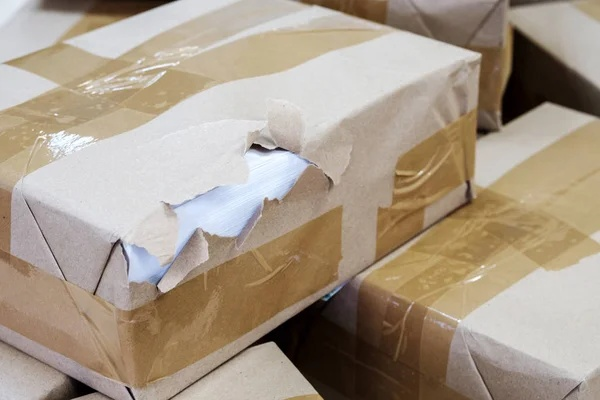
#> input picture img1_a_original.jpg, 600 x 400 px; the run also reads 2 pictures not shown here
$ python vision_cv.py
#> lines starting #> are read from the running program, lines starting #| are printed output that depends on the picture; after the words box and inside, x2 and y2 are one past the last pixel; in counts of white or black regions, pixels touching at a corner belong together
"""
===============================================================================
PARTE C — PROCESAMIENTO BÁSICO DE IMÁGENES
Sistema Inteligente Multiagente para Almacén Logístico
Herramienta: OpenCV (cv2)
===============================================================================

Imágenes procesadas:
  1. Paquete dañado        → Detección de bordes (Canny) + umbralización adaptativa
  2. Paquete en buen estado → Umbralización simple (Otsu) + análisis de regiones
  3. Zona con obstrucción  → Detección de bordes + segmentación por color (HSV)

Cada imagen pasa por el siguiente pipeline:
  (a) Carga y validación
  (b) Conversión a escala de grises
  (c) Operación(es) específica(s) según contexto
  (d) Análisis cuantitativo de la operación
  (e) Guardado de resultados y reporte para el sistema inteligente
===============================================================================
"""

import cv2
import numpy as np
import os
import json
from datetime import datetime

# ── Rutas ─────────────────────────────────────────────────────────────────────
BASE_DIR = os.path.dirname(os.path.abspath(__file__))
RUTA_ENTRADA = BASE_DIR
RUTA_SALIDA = os.path.join(BASE_DIR, "images_output")
os.makedirs(RUTA_SALIDA, exist_ok=True)

# ── Colores para reportes en consola ──────────────────────────────────────────
CYAN   = "\033[96m"
GREEN  = "\033[92m"
YELLOW = "\033[93m"
RED    = "\033[91m"
BOLD   = "\033[1m"
RESET  = "\033[0m"

# ═══════════════════════════════════════════════════════════════════════════════
# UTILIDADES
# ═══════════════════════════════════════════════════════════════════════════════

def cargar_imagen(nombre_archivo: str) -> np.ndarray:
    """Carga una imagen y valida que exista."""
#> called with nombre_archivo = 'img1_a_original.jpg'
    ruta = os.path.join(RUTA_ENTRADA, nombre_archivo)
    img = cv2.imread(ruta)
#> img is the input picture: shape (400, 600, 3); mean B, G, R 137.8, 154.3, 168.3
    if img is None:
        # Fallback para rutas con caracteres Unicode en Windows
        try:
            data = np.fromfile(ruta, dtype=np.uint8)
            img = cv2.imdecode(data, cv2.IMREAD_COLOR)
        except Exception:
            img = None
    if img is None:
        raise FileNotFoundError(
            f"No se pudo leer '{ruta}'. "
            "Verifica que el archivo exista y sea .jpg legible."
        )
    print(f"{GREEN}[CARGADA]{RESET} {nombre_archivo}  |  "
          f"shape={img.shape}  |  dtype={img.dtype}")
#| [92m[CARGADA][0m img1_a_original.jpg  |  shape=(400, 600, 3)  |  dtype=uint8
    return img

def guardar(img: np.ndarray, nombre: str) -> str:
    """Guarda una imagen procesada y retorna la ruta."""
    ruta = os.path.join(RUTA_SALIDA, nombre)
    ok = cv2.imwrite(ruta, img)
    if not ok:
        # Fallback para rutas con caracteres Unicode en Windows
        try:
            ext = os.path.splitext(ruta)[1]
            success, encoded = cv2.imencode(ext, img)
            if success:
                encoded.tofile(ruta)
                ok = True
        except Exception:
            ok = False
    if not ok:
        raise OSError(f"No se pudo guardar la imagen en: {ruta}")
    return ruta


def encabezado(titulo: str):
    sep = "═" * 70
    print(f"\n{CYAN}{BOLD}{sep}{RESET}")
    print(f"{CYAN}{BOLD}  {titulo}{RESET}")
    print(f"{CYAN}{BOLD}{sep}{RESET}\n")


def subtitulo(texto: str):
    print(f"\n{YELLOW}{BOLD}▶ {texto}{RESET}")


def listar_jpgs() -> list:
    """Lista archivos .jpg en la carpeta del script."""
    archivos = [f for f in os.listdir(RUTA_ENTRADA)
                if f.lower().endswith(".jpg") and os.path.isfile(os.path.join(RUTA_ENTRADA, f))]
    return sorted(archivos)


# ═══════════════════════════════════════════════════════════════════════════════
# IMAGEN 1 — PAQUETE DAÑADO
# Técnicas: Escala de grises → Suavizado Gaussiano → Canny (detección de bordes)
#            → Umbralización adaptativa
# ═══════════════════════════════════════════════════════════════════════════════

def procesar_paquete_danado(nombre_archivo: str) -> dict:
    """
    Objetivo: detectar bordes irregulares y zonas de daño en la superficie
    del paquete. Los bordes múltiples, fragmentados o en lugares inesperados
    indican deformaciones, manchas o roturas de la cinta de embalaje.
    """
    encabezado("IMAGEN 1 — PAQUETE DAÑADO  (Detección de bordes + Umbralización adaptativa)")

    # ── (a) Carga ──────────────────────────────────────────────────────────────
    original = cargar_imagen(nombre_archivo)
    guardar(original, "img1_a_original.jpg")

    # ── (b) Escala de grises ───────────────────────────────────────────────────
    subtitulo("(b) Conversión a escala de grises")
    gris = cv2.cvtColor(original, cv2.COLOR_BGR2GRAY)
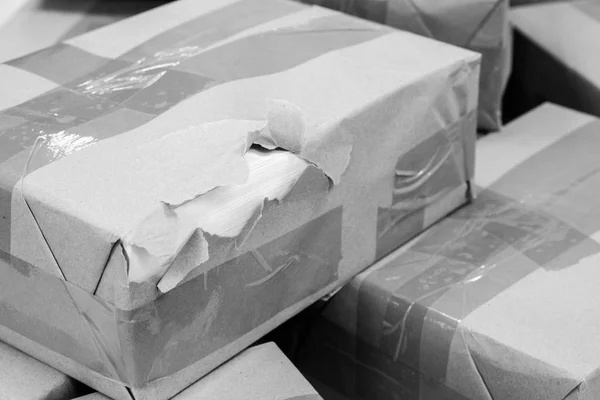
#> gris: shape (400, 600); min 0, max 255, mean 156.6
    guardar(gris, "img1_b_grises.jpg")
    print(f"  Rango de intensidad: [{gris.min()}, {gris.max()}]  "
          f"| Media: {gris.mean():.1f}  | Std: {gris.std():.1f}")
#|   Rango de intensidad: [0, 255]  | Media: 156.6  | Std: 53.7

    # ── (c-1) Suavizado Gaussiano (reduce ruido antes de Canny) ───────────────
    subtitulo("(c-1) Suavizado Gaussiano (kernel 5×5)")
    suavizado = cv2.GaussianBlur(gris, (5, 5), 0)
    guardar(suavizado, "img1_c1_gaussiano.jpg")

    # ── (c-2) Detección de bordes — Canny ─────────────────────────────────────
    subtitulo("(c-2) Detección de bordes — Canny  (th1=50, th2=150)")
    bordes = cv2.Canny(suavizado, threshold1=50, threshold2=150)
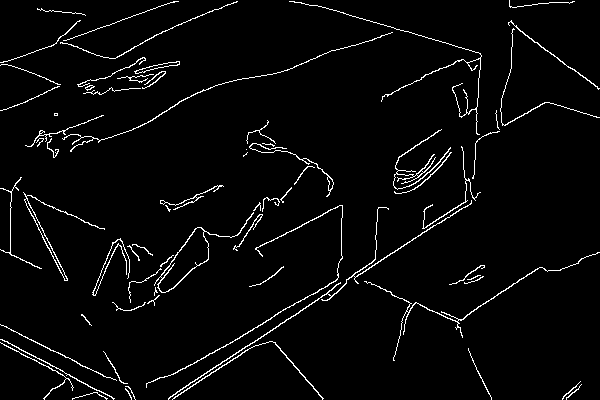
#> bordes: shape (400, 600); 3.4% white in thin lines or dots
    guardar(bordes, "img1_c2_canny.jpg")

    # Superposición roja sobre original para visualización clara
    overlay = original.copy()
    overlay[bordes > 0] = [0, 0, 220]   # Rojo BGR
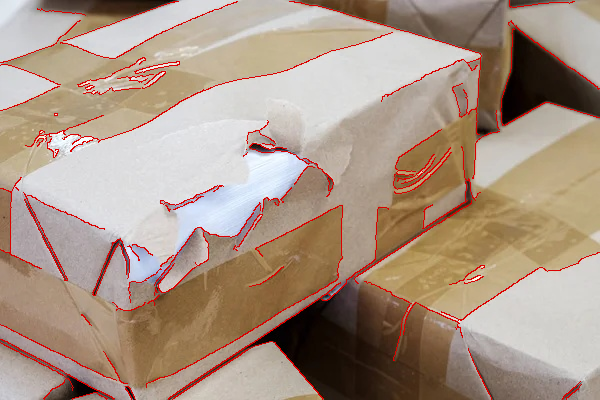
#> overlay: shape (400, 600, 3); 3.4% of pixels changed, all inside (x1, y1, x2, y2) = (0, 0, 600, 400)
    guardar(overlay, "img1_c2_canny_overlay.jpg")

    # ── (c-3) Umbralización adaptativa ────────────────────────────────────────
    subtitulo("(c-3) Umbralización adaptativa Gaussiana  (blockSize=11, C=2)")
    umbral = cv2.adaptiveThreshold(
        suavizado, 255,
        cv2.ADAPTIVE_THRESH_GAUSSIAN_C,
        cv2.THRESH_BINARY_INV,
        blockSize=11, C=2
    )
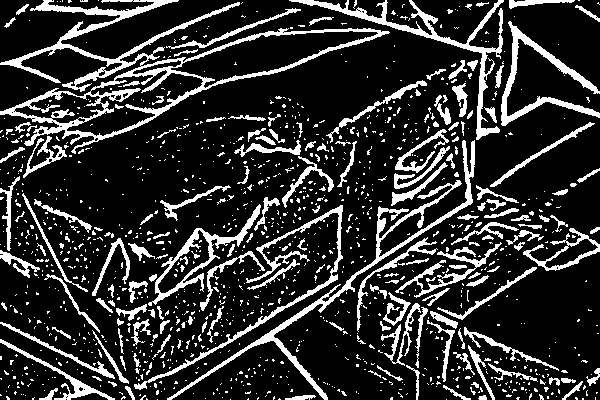
#> umbral: shape (400, 600); 18.7% white; 1241 white regions (1065 under 20 px)
    guardar(umbral, "img1_c3_umbral_adaptativo.jpg")

    # ── (d) Análisis cuantitativo ──────────────────────────────────────────────
    subtitulo("(d) Análisis cuantitativo")
    px_total  = bordes.size
    px_borde  = int(np.count_nonzero(bordes))
#> px_borde = 8168
    densidad  = px_borde / px_total * 100
#> densidad = 3.4

    px_umbral = int(np.count_nonzero(umbral))
#> px_umbral = 44912
    pct_danio = px_umbral / px_total * 100
#> pct_danio = 18.71

    # Contornos para estimar fragmentación
    contornos, _ = cv2.findContours(bordes, cv2.RETR_EXTERNAL, cv2.CHAIN_APPROX_SIMPLE)
#> contornos = 68 contours, 41 with area under 20; largest, box (x1, y1, x2, y2) and area: (154, 212, 254, 293) 1482, (23, 192, 105, 281) 304, (168, 200, 472, 400) 223, (134, 61, 180, 74) 140, (146, 205, 343, 388) 131
    num_contornos = len(contornos)
#> num_contornos = 68

    print(f"  Píxeles de borde   : {px_borde:,} / {px_total:,}  ({densidad:.2f}%)")
#|   Píxeles de borde   : 8,168 / 240,000  (3.40%)
    print(f"  Píxeles umbralados : {px_umbral:,}                 ({pct_danio:.2f}%)")
#|   Píxeles umbralados : 44,912                 (18.71%)
    print(f"  Nº de contornos    : {num_contornos}")
#|   Nº de contornos    : 68

    # ── (e) Veredicto del agente de visión ─────────────────────────────────────
    subtitulo("(e) Diagnóstico para el sistema inteligente")
    danio_detectado = densidad > 5.0 or num_contornos > 80
#> danio_detectado = False

    if danio_detectado:
        nivel = "ALTO" if densidad > 8.0 else "MEDIO"
        print(f"  {RED}[ALERTA] Daño probable en el paquete — Nivel {nivel}{RESET}")
        print(f"  → Densidad de bordes ({densidad:.1f}%) supera umbral normal (5%)")
        print(f"  → {num_contornos} contornos fragmentados indican superficie irregular")
        print(f"  → Acción recomendada: revisión manual inmediata")
    else:
        print(f"  {GREEN}[OK] Superficie dentro de parámetros normales{RESET}")

    resultado = {
        "imagen": nombre_archivo,
        "tecnicas": ["Escala de grises", "Gaussiano", "Canny", "Umbral adaptativo"],
        "px_borde": px_borde,
        "densidad_borde_pct": round(densidad, 2),
        "num_contornos": num_contornos,
        "px_umbralados_pct": round(pct_danio, 2),
        "danio_detectado": danio_detectado,
        "nivel_alerta": "ALTO" if densidad > 8.0 else ("MEDIO" if danio_detectado else "NINGUNO"),
        "archivos_salida": [
            "img1_b_grises.jpg", "img1_c1_gaussiano.jpg",
            "img1_c2_canny.jpg", "img1_c2_canny_overlay.jpg",
            "img1_c3_umbral_adaptativo.jpg"
        ]
    }
    return resultado


# ═══════════════════════════════════════════════════════════════════════════════
# IMAGEN 2 — PAQUETE EN BUEN ESTADO
# Técnicas: Escala de grises → Umbralización Otsu → Análisis de regiones
# ═══════════════════════════════════════════════════════════════════════════════

def procesar_paquete_buen_estado(nombre_archivo: str) -> dict:
    """
    Objetivo: establecer una línea base de 'paquete correcto'. Otsu segmenta
    la imagen en dos clases (fondo/objeto) de forma óptima; si el paquete
    tiene pocas irregularidades, la región binarizada será compacta y regular.
    """
#> called with nombre_archivo = 'img1_b_grises.jpg'
    encabezado("IMAGEN 2 — PAQUETE EN BUEN ESTADO  (Umbralización Otsu + morfología)")

    # ── (a) Carga ──────────────────────────────────────────────────────────────
    original = cargar_imagen(nombre_archivo)
#| [92m[CARGADA][0m img1_b_grises.jpg  |  shape=(400, 600, 3)  |  dtype=uint8
    guardar(original, "img2_a_original.jpg")

    # ── (b) Escala de grises ───────────────────────────────────────────────────
    subtitulo("(b) Conversión a escala de grises")
    gris = cv2.cvtColor(original, cv2.COLOR_BGR2GRAY)
    guardar(gris, "img2_b_grises.jpg")
    print(f"  Media de intensidad: {gris.mean():.1f}  | Std: {gris.std():.1f}")
#|   Media de intensidad: 156.6  | Std: 53.7

    # ── (c-1) Umbralización Otsu ───────────────────────────────────────────────
    subtitulo("(c-1) Umbralización Otsu (binarización óptima automática)")
    valor_otsu, umbral_otsu = cv2.threshold(
        gris, 0, 255, cv2.THRESH_BINARY_INV + cv2.THRESH_OTSU
    )
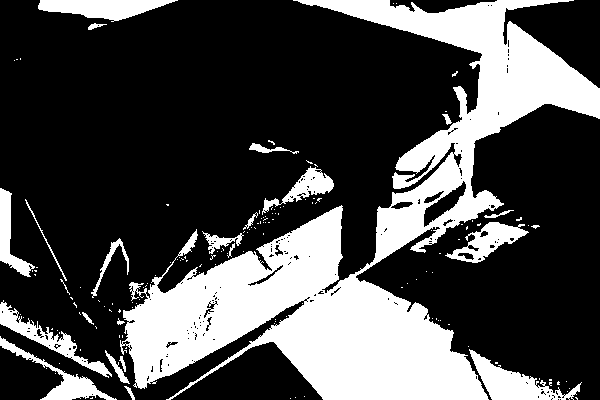
#> umbral_otsu: shape (400, 600); 29% white; 154 white regions (130 under 20 px), largest, box (x1, y1, x2, y2) and area: (120, 0, 600, 400) 57111, (469, 349, 582, 400) 2116, (38, 0, 178, 22) 1857
#> valor_otsu = 136
    guardar(umbral_otsu, "img2_c1_otsu.jpg")
    print(f"  Umbral Otsu calculado: {valor_otsu:.1f}")
#|   Umbral Otsu calculado: 136.0

    # ── (c-2) Morfología: erosión + dilatación (apertura) para limpiar ruido ──
    subtitulo("(c-2) Apertura morfológica (kernel 3×3) — elimina ruido")
    kernel    = np.ones((3, 3), np.uint8)
    apertura  = cv2.morphologyEx(umbral_otsu, cv2.MORPH_OPEN, kernel, iterations=2)
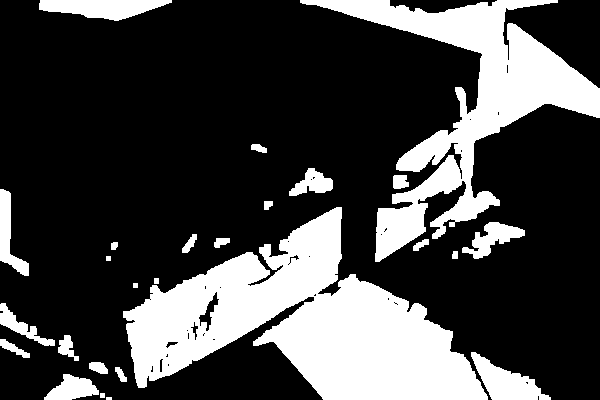
#> apertura: shape (400, 600); 26.7% white; 26 white regions (1 under 20 px)
    guardar(apertura, "img2_c2_apertura.jpg")

    # ── (c-3) Realce de contraste — CLAHE ────────────────────────────────────
    subtitulo("(c-3) Realce de contraste adaptativo CLAHE (clipLimit=2.0)")
    clahe   = cv2.createCLAHE(clipLimit=2.0, tileGridSize=(8, 8))
    realzado = clahe.apply(gris)
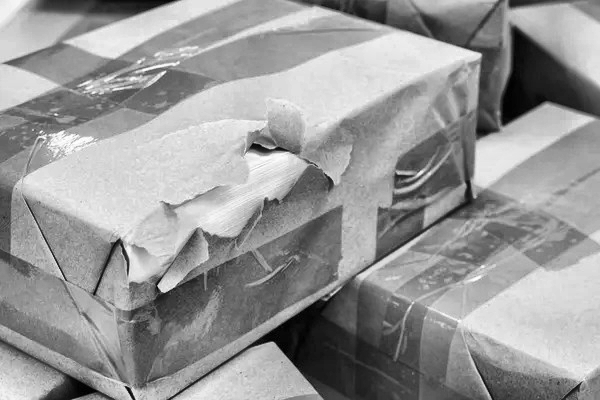
#> realzado: shape (400, 600); min 1, max 255, mean 151.9
    guardar(realzado, "img2_c3_clahe.jpg")

    # ── (d) Análisis cuantitativo ──────────────────────────────────────────────
    subtitulo("(d) Análisis cuantitativo")
    px_total    = umbral_otsu.size
    px_objeto   = int(np.count_nonzero(apertura))
#> px_objeto = 64146
#> (the rest of the program and of its run is left out)
